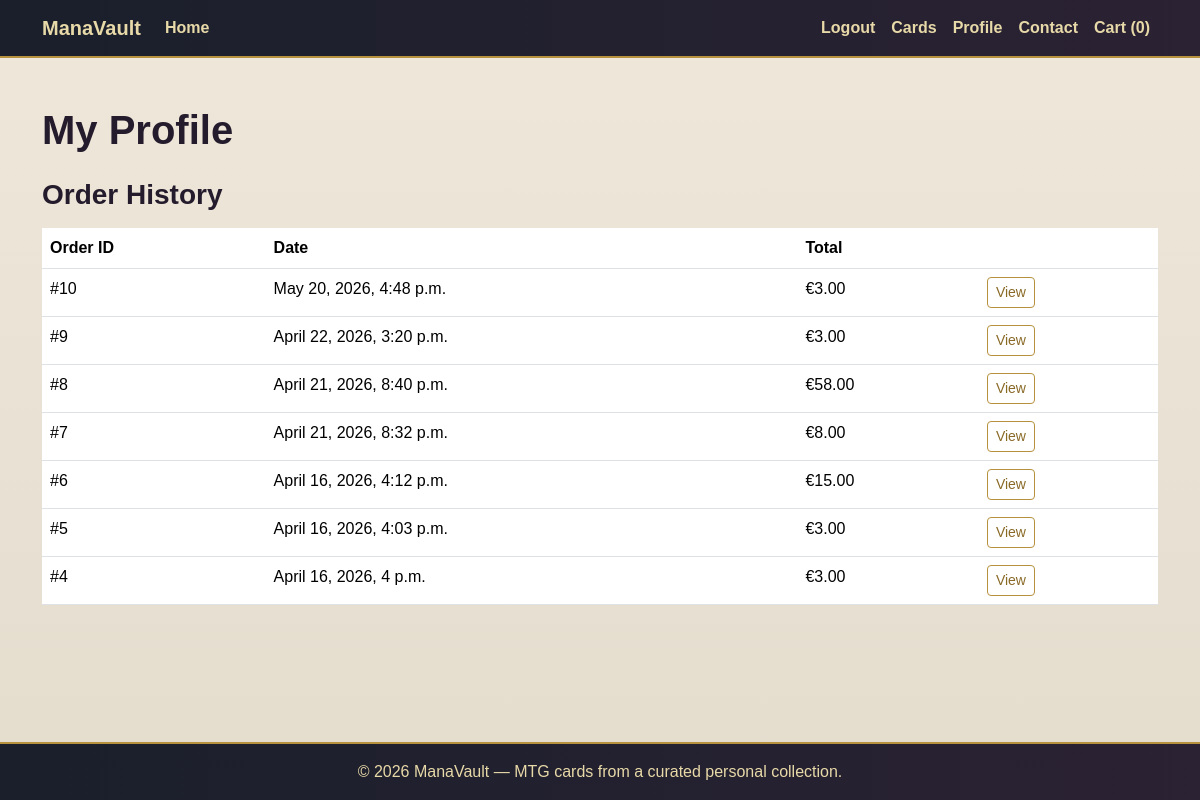
The page /profiles/ (signed in) on the database its author committed.
### checkout/models.py (models this page shows, shortened)
class Order(models.Model):
    user = models.ForeignKey(User, on_delete=models.CASCADE, null=True, blank=True)
    full_name = models.CharField(max_length=50)
    email = models.EmailField()
    phone_number = models.CharField(max_length=20)
    country = models.CharField(max_length=40)
    postcode = models.CharField(max_length=20)
    town_or_city = models.CharField(max_length=40)
    street_address1 = models.CharField(max_length=80)
    street_address2 = models.CharField(max_length=80, blank=True)
    county = models.CharField(max_length=80, blank=True)
    date = models.DateTimeField(auto_now_add=True)
    order_total = models.DecimalField(max_digits=10, decimal_places=2, default=0)

### profiles/views.py (the view)
# urls.py: path('', profile, name='profile'),
@login_required
def profile(request):
    orders = Order.objects.filter(user=request.user).order_by('-date')
    return render(request, 'profiles/profile.html', {
        'orders': orders,
    })

### templates/profiles/profile.html (shortened to what this page needs)
{% extends 'base.html' %}
{% block content %}
<div class="py-4">
    <h1 class="mb-4">My Profile</h1>
    <h3 class="mb-3">Order History</h3>
    {% if orders %}
        <div class="table-responsive">
            <table class="table">
                <thead>
                    <tr>
                        <th>Order ID</th>
                        <th>Date</th>
                        <th>Total</th>
                        <th></th>
                    </tr>
                </thead>
                <tbody>
                    {% for order in orders %}
                        <tr>
                            <td>#{{ order.id }}</td>
                            <td>{{ order.date }}</td>
                            <td>€{{ order.order_total }}</td>
                            <td>
                                <a href="{% url 'order_detail' order.id %}" class="btn btn-sm btn-outline-primary">
                                    View
                                </a>
                            </td>
                        </tr>
                    {% endfor %}
                </tbody>
            </table>
        </div>
    {% else %}
        <p>You have no orders yet.</p>
    {% endif %}
</div>
{% endblock %}

### static/css/base.css (style rules this page uses)
body { min-height: 100vh; display: flex; flex-direction: column; background: linear-gradient(to bottom, #efe7da, #e4dccd); color: #1f1b24; font-family: Arial, sans-serif; }
h1, h2, h3, h4, h5 { color: #241c2c; font-weight: 700; }
.btn-outline-primary { border-color: #b8913f; color: #8a6a27; }
.table { background-color: #fffdf8; }
a { color: #8c2f39; }

### rows shown on the page
Order: id "10", date "May 20, 2026, 4:48 p.m.", order_total "3.00"
Order: id "9", date "April 22, 2026, 3:20 p.m.", order_total "3.00"
Order: id "8", date "April 21, 2026, 8:40 p.m.", order_total "58.00"
Order: id "7", date "April 21, 2026, 8:32 p.m.", order_total "8.00"
Order: id "6", date "April 16, 2026, 4:12 p.m.", order_total "15.00"
Order: id "5", date "April 16, 2026, 4:03 p.m.", order_total "3.00"
Order: id "4", date "April 16, 2026, 4 p.m.", order_total "3.00"

### other values the page prints
{{ request.session.cart|length|default:0 }} "0"
